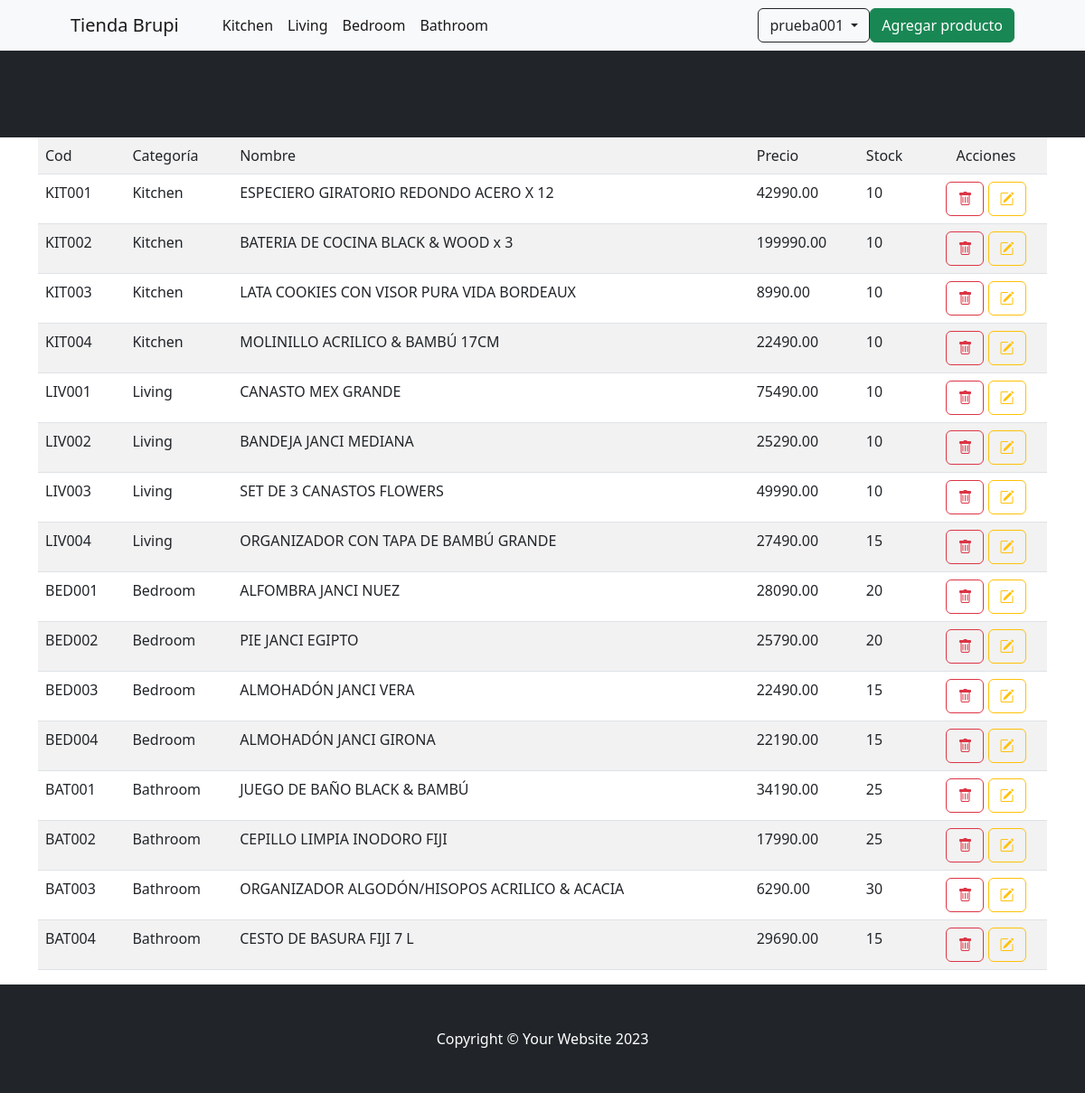
The page /AppProducto/productos/ (signed in) on the database its author committed.
### AppProducto/models.py (models this page shows, shortened)
class Producto(models.Model):
    cod = models.CharField(max_length=20, unique=True)
    categoria = models.CharField(max_length=50)
    nombre = models.CharField(max_length=100)
    precio = models.DecimalField(max_digits=10, decimal_places=2)
    descripcion = models.TextField(blank=True)
    stock = models.PositiveIntegerField()
    imagen = models.ImageField(upload_to='productos/', blank=True, null=True)

### AppProducto/views.py (the view)
# urls.py: path("productos/", views.lista_productos, name="lista_productos"),
def lista_productos(request, categoria=None):
    if categoria:
        productos = Producto.objects.filter(categoria__iexact=categoria)
    else:
        productos = Producto.objects.all()
    return render(request, "AppProducto/lista_productos.html", {"productos": productos})

### AppProducto/template/AppProducto/lista_productos.html
{% extends "AppProducto/padreadm.html" %}
{% load static %}
{% block contenido %}
<main class="container">
<table class="table table-striped">
      <tr>
          <td>Cod</td>
          <td>Categoría</td>
          <td>Nombre</td>
          <td>Precio</td>
          <td>Stock</td>
          <td class="text-center">Acciones</td>
      </tr>
      {% for n in productos %}
      <tr>
          <td>{{n.cod}}</td>
          <td>{{n.categoria}}</td>
          <td>{{n.nombre}}</td>
          <td>{{n.precio}}</td>
          <td>{{n.stock}}</td>
          <td class="text-center"><a href="{% url 'eliminar_producto' n.id %}" class="btn btn-outline-danger"><i class="bi bi-trash"></i></a>
              <a href="{% url 'editar_producto' n.id %}" class="btn btn-outline-warning"><i class="bi bi-pencil-square"></i></a>
          </td>
      </tr>
      {% endfor %}
</table>
</main>
{% endblock %}

### AppProducto/template/AppProducto/padreadm.html (shortened to what this page needs)
<!DOCTYPE html>
<html lang="en">
    <head>
        {% load static %}
        <link href="https://cdn.jsdelivr.net/npm/bootstrap-icons@1.5.0/font/bootstrap-icons.css" rel="stylesheet" />
        <link href="{% static 'AppCliente/css/styles.css' %}" rel="stylesheet" />
    </head>
    <body>
        <nav class="navbar navbar-expand-lg navbar-light bg-light">
            <div class="container px-4 px-lg-5">
                <a class="navbar-brand" href="{% url 'inicioprin' %}">Tienda Brupi</a>
                <div class="collapse navbar-collapse" id="navbarSupportedContent">
                    <ul class="navbar-nav me-auto mb-2 mb-lg-0 ms-lg-4">
                        {% if request.user.is_authenticated %}
                        <li class="nav-item"><a class="nav-link active" aria-current="page" href="{% url 'lista_productos_categoria' 'Kitchen' %}">Kitchen</a></li>
                        <li class="nav-item"><a class="nav-link active" aria-current="page" href="{% url 'lista_productos_categoria' 'Living' %}">Living</a></li>
                        <li class="nav-item"><a class="nav-link active" aria-current="page" href="{% url 'lista_productos_categoria' 'Bedroom' %}">Bedroom</a></li>
                        <li class="nav-item"><a class="nav-link active" aria-current="page" href="{% url 'lista_productos_categoria' 'Bathroom' %}">Bathroom</a></li>
                        {% endif %}
                    </ul>
                    {% if request.user.is_authenticated %}
                    <div class="dropdown">
                        <button class="btn btn-outline-dark dropdown-toggle" type="button" id="userDropdown" data-bs-toggle="dropdown" aria-expanded="false">
                        {{ request.user.username }}
                        </button>
                    </div>
                    {% endif %}
                    {% if request.user.is_authenticated %}
                    <a class="btn btn-success" href="{% url 'producto_formulario' %}">Agregar producto</a>
                    {% endif %}
                </div>
            </div>
        </nav>
        <header class="bg-dark py-5">
        </header>
        {% block contenido %}
        {% endblock%}
        <footer class="py-5 bg-dark">
            <div class="container"><p class="m-0 text-center text-white">Copyright &copy; Your Website 2023</p></div>
        </footer>
    </body>
</html>

### rows shown on the page
Producto: cod "KIT001", categoria "Kitchen", nombre "ESPECIERO GIRATORIO REDONDO ACERO X 12", precio "42990.00", stock "10"
Producto: cod "KIT002", categoria "Kitchen", nombre "BATERIA DE COCINA BLACK & WOOD x 3", precio "199990.00", stock "10"
Producto: cod "KIT003", categoria "Kitchen", nombre "LATA COOKIES CON VISOR PURA VIDA BORDEAUX", precio "8990.00", stock "10"
Producto: cod "KIT004", categoria "Kitchen", nombre "MOLINILLO ACRILICO & BAMBÚ 17CM", precio "22490.00", stock "10"
Producto: cod "LIV001", categoria "Living", nombre "CANASTO MEX GRANDE", precio "75490.00", stock "10"
Producto: cod "LIV002", categoria "Living", nombre "BANDEJA JANCI MEDIANA", precio "25290.00", stock "10"
Producto: cod "LIV003", categoria "Living", nombre "SET DE 3 CANASTOS FLOWERS", precio "49990.00", stock "10"
Producto: cod "LIV004", categoria "Living", nombre "ORGANIZADOR CON TAPA DE BAMBÚ GRANDE", precio "27490.00", stock "15"
Producto: cod "BED001", categoria "Bedroom", nombre "ALFOMBRA JANCI NUEZ", precio "28090.00", stock "20"
Producto: cod "BED002", categoria "Bedroom", nombre "PIE JANCI EGIPTO", precio "25790.00", stock "20"
Producto: cod "BED003", categoria "Bedroom", nombre "ALMOHADÓN JANCI VERA", precio "22490.00", stock "15"
Producto: cod "BED004", categoria "Bedroom", nombre "ALMOHADÓN JANCI GIRONA", precio "22190.00", stock "15"
Producto: cod "BAT001", categoria "Bathroom", nombre "JUEGO DE BAÑO BLACK & BAMBÚ", precio "34190.00", stock "25"
Producto: cod "BAT002", categoria "Bathroom", nombre "CEPILLO LIMPIA INODORO FIJI", precio "17990.00", stock "25"
Producto: cod "BAT003", categoria "Bathroom", nombre "ORGANIZADOR ALGODÓN/HISOPOS ACRILICO & ACACIA", precio "6290.00", stock "30"
Producto: cod "BAT004", categoria "Bathroom", nombre "CESTO DE BASURA FIJI 7 L", precio "29690.00", stock "15"

### other values the page prints
{{ request.user.username }} "prueba001"
